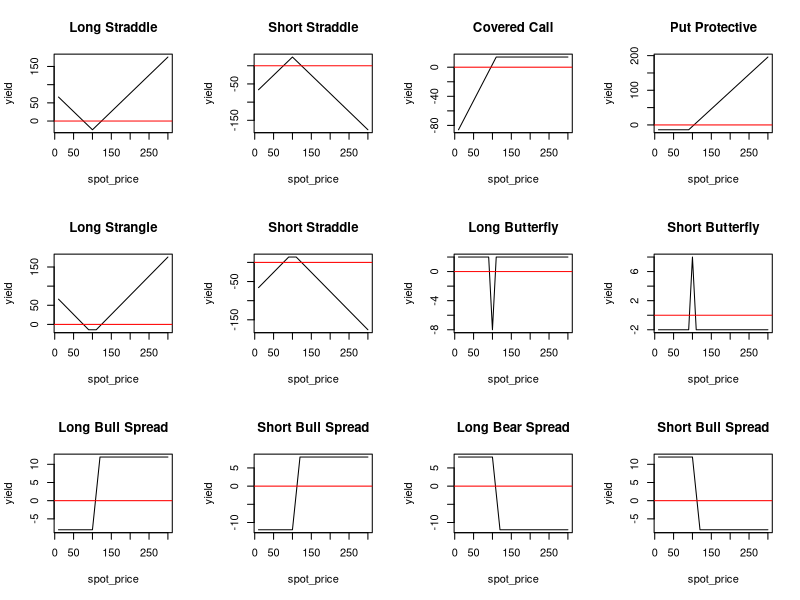

Generate this figure with R:
par(mfrow = c(3,4))

# Long Straddle

long_call_strike = 100
long_call_premium = -12
long_put_strike = 100
long_put_premium = -12

spot_price = seq(10,300,10)
call_value = ifelse(long_call_strike < spot_price, spot_price - long_call_strike, 0)
put_value = ifelse(long_put_strike > spot_price, long_put_strike - spot_price, 0)
premiums_cost = rep(long_call_premium + long_put_premium, length(spot_price))
yield = call_value + put_value + premiums_cost
a = {plot(y = yield, x = spot_price, type = "l", main = "Long Straddle") +
abline(h = 0, col = "red")}

# Short Straddle

short_call_strike = 100
short_call_premium = 12
short_put_strike = 100
short_put_premium = 12

spot_price = seq(10,300,10)
call_value = ifelse(short_call_strike < spot_price, - (spot_price - short_call_strike), 0)
put_value = ifelse(short_put_strike > spot_price, - (short_put_strike - spot_price), 0)
premiums_cost = rep(short_call_premium + short_put_premium, length(spot_price))
yield = call_value + put_value + premiums_cost
b = {plot(y = yield, x = spot_price, type = "l", main = "Short Straddle") +
abline(h = 0, col = "red")}

# Covered Call

stock_price = 100
short_call_strike = 110
short_call_premium = 4

spot_price = seq(10,300,10)
stock_value = spot_price - stock_price
call_value = ifelse(short_call_strike < spot_price, - (spot_price - short_call_strike), 0)
premiums_cost = rep(short_call_premium, length(spot_price))
yield = call_value + stock_value + premiums_cost
c = {plot(y = yield, x = spot_price, type = "l", main = "Covered Call") +
abline(h = 0, col = "red")}

# Put Protective

stock_price = 100
long_put_strike = 90
long_put_premium = -4

spot_price = seq(10,300,10)
stock_value = spot_price - stock_price
put_value = ifelse(long_put_strike > spot_price, long_put_strike - spot_price, 0)
premiums_cost = rep(long_put_premium, length(spot_price))
yield = put_value + stock_value + premiums_cost
d = plot(y = yield, x = spot_price, type = "l", main = "Put Protective") +
abline(h = 0, col = "red")

# Long Strangle

long_call_strike = 110
long_call_premium = -10
long_put_strike = 90
long_put_premium = -4

spot_price = seq(10,300,10)
call_value = ifelse(long_call_strike < spot_price, spot_price - long_call_strike, 0)
put_value = ifelse(long_put_strike > spot_price, long_put_strike - spot_price, 0)
premiums_cost = rep(long_call_premium + long_put_premium, length(spot_price))
yield = call_value + put_value + premiums_cost
e = {plot(y = yield, x = spot_price, type = "l", main = "Long Strangle") +
abline(h = 0, col = "red")}

# Short Straddle

short_call_strike = 110
short_call_premium = 10
short_put_strike = 90
short_put_premium = 4

spot_price = seq(10,300,10)
call_value = ifelse(short_call_strike < spot_price, - (spot_price - short_call_strike), 0)
put_value = ifelse(short_put_strike > spot_price, - (short_put_strike - spot_price), 0)
premiums_cost = rep(short_call_premium + short_put_premium, length(spot_price))
yield = call_value + put_value + premiums_cost
f = {plot(y = yield, x = spot_price, type = "l", main = "Short Straddle") +
abline(h = 0, col = "red")}

# Long Butterfly

short_call_strike_1 = 90
short_call_premium_1 = 17
short_call_strike_2 = 110
short_call_premium_2 = 5
long_call_strike = 100
long_call_premium = -20

spot_price = seq(10,300,10)
short_call_value_1 = ifelse(short_call_strike_1 < spot_price, - (spot_price - short_call_strike_1), 0)
short_call_value_2 = ifelse(short_call_strike_2 < spot_price, - (spot_price - short_call_strike_2), 0)
long_call_value = ifelse(long_call_strike < spot_price, 2 * (spot_price - long_call_strike), 0)
premiums_cost = rep(short_call_premium_1 + short_call_premium_2 + long_call_premium, length(spot_price))
yield = short_call_value_1 + short_call_value_2 + long_call_value + premiums_cost
g = {plot(y = yield, x = spot_price, type = "l", main = "Long Butterfly") +
abline(h = 0, col = "red")}

# Short Butterfly

long_call_strike_1 = 90
long_call_premium_1 = -17
long_call_strike_2 = 110
long_call_premium_2 = -5
short_call_strike = 100
short_call_premium = 20

spot_price = seq(10,300,10)
short_call_value_1 = ifelse(short_call_strike_1 < spot_price, spot_price - short_call_strike_1, 0)
short_call_value_2 = ifelse(short_call_strike_2 < spot_price, spot_price - short_call_strike_2, 0)
long_call_value = ifelse(long_call_strike < spot_price, -2 * (spot_price - long_call_strike), 0)
premiums_cost = rep(long_call_premium_1 + long_call_premium_2 + short_call_premium, length(spot_price))
yield = short_call_value_1 + short_call_value_2 + long_call_value + premiums_cost
h = {plot(y = yield, x = spot_price, type = "l", main = "Short Butterfly") +
abline(h = 0, col = "red")}

# Long Bull Spread

long_call_strike = 100
long_call_premium = -12
short_call_strike = 120
short_call_premium = 4

spot_price = seq(10,300,10)
short_call_value = ifelse(short_call_strike < spot_price, - (spot_price - short_call_strike), 0)
long_call_value = ifelse(long_call_strike < spot_price, spot_price - long_call_strike, 0)
premiums_cost = rep(long_call_premium + short_call_premium, length(spot_price))
yield = short_call_value + long_call_value + premiums_cost
i = {plot(y = yield, x = spot_price, type = "l", main = "Long Bull Spread") +
abline(h = 0, col = "red")}

# Short Bull Spread

long_put_strike = 100
long_put_premium = -4
short_put_strike = 120
short_put_premium = 12

spot_price = seq(10,300,10)
short_put_value = ifelse(short_put_strike > spot_price, - (short_put_strike - spot_price), 0)
long_put_value = ifelse(long_put_strike > spot_price, long_put_strike - spot_price, 0)
premiums_cost = rep(long_put_premium + short_put_premium, length(spot_price))
yield = short_put_value + long_put_value + premiums_cost
j = {plot(y = yield, x = spot_price, type = "l", main = "Short Bull Spread") +
abline(h = 0, col = "red")}

# Long Bear Spread

long_call_strike = 120
long_call_premium = -4
short_call_strike = 100
short_call_premium = 12

spot_price = seq(10,300,10)
short_call_value = ifelse(short_call_strike < spot_price, - (spot_price - short_call_strike), 0)
long_call_value = ifelse(long_call_strike < spot_price, spot_price - long_call_strike, 0)
premiums_cost = rep(long_call_premium + short_call_premium, length(spot_price))
yield = short_call_value + long_call_value + premiums_cost
k = {plot(y = yield, x = spot_price, type = "l", main = "Long Bear Spread") +
abline(h = 0, col = "red")}

# Short Bull Spread

long_put_strike = 120
long_put_premium = -12
short_put_strike = 100
short_put_premium = 4

spot_price = seq(10,300,10)
short_put_value = ifelse(short_put_strike > spot_price, - (short_put_strike - spot_price), 0)
long_put_value = ifelse(long_put_strike > spot_price, long_put_strike - spot_price, 0)
premiums_cost = rep(long_put_premium + short_put_premium, length(spot_price))
yield = short_put_value + long_put_value + premiums_cost
l = {plot(y = yield, x = spot_price, type = "l", main = "Short Bull Spread") +
abline(h = 0, col = "red")}
